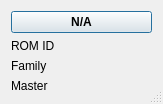
<ui version="4.0" >
 <class>devvirtualui</class>
 <widget class="QDialog" name="devvirtualui" >
  <property name="windowModality" >
   <enum>Qt::NonModal</enum>
  </property>
  <property name="geometry" >
   <rect>
    <x>0</x>
    <y>0</y>
    <width>163</width>
    <height>103</height>
   </rect>
  </property>
  <property name="focusPolicy" >
   <enum>Qt::StrongFocus</enum>
  </property>
  <property name="windowTitle" >
   <string>Valve</string>
  </property>
  <property name="windowIcon" >
   <iconset resource="../onewire.qrc" >
    <normaloff>:/images/images/kfm_home.png</normaloff>:/images/images/kfm_home.png</iconset>
  </property>
  <property name="sizeGripEnabled" >
   <bool>true</bool>
  </property>
  <property name="modal" >
   <bool>false</bool>
  </property>
  <layout class="QGridLayout" name="gridLayout" >
   <item row="0" column="0" colspan="3" >
    <widget class="QPushButton" name="valueui" >
     <property name="sizePolicy" >
      <sizepolicy vsizetype="Minimum" hsizetype="Ignored" >
       <horstretch>0</horstretch>
       <verstretch>0</verstretch>
      </sizepolicy>
     </property>
     <property name="font" >
      <font>
       <weight>75</weight>
       <bold>true</bold>
      </font>
     </property>
     <property name="text" >
      <string>N/A</string>
     </property>
    </widget>
   </item>
   <item row="1" column="0" colspan="2" >
    <widget class="QLabel" name="labelromid" >
     <property name="sizePolicy" >
      <sizepolicy vsizetype="Preferred" hsizetype="Preferred" >
       <horstretch>1</horstretch>
       <verstretch>0</verstretch>
      </sizepolicy>
     </property>
     <property name="text" >
      <string>ROM ID</string>
     </property>
    </widget>
   </item>
   <item row="2" column="0" colspan="2" >
    <widget class="QLabel" name="labelfamily" >
     <property name="sizePolicy" >
      <sizepolicy vsizetype="Preferred" hsizetype="Preferred" >
       <horstretch>1</horstretch>
       <verstretch>0</verstretch>
      </sizepolicy>
     </property>
     <property name="text" >
      <string>Family</string>
     </property>
    </widget>
   </item>
   <item row="3" column="0" colspan="2" >
    <widget class="QLabel" name="labelmaster" >
     <property name="sizePolicy" >
      <sizepolicy vsizetype="Preferred" hsizetype="Preferred" >
       <horstretch>1</horstretch>
       <verstretch>0</verstretch>
      </sizepolicy>
     </property>
     <property name="text" >
      <string>Master</string>
     </property>
    </widget>
   </item>
  </layout>
 </widget>
 <resources>
  <include location="../onewire.qrc" />
  <include location="../onewire.qrc" />
  <include location="../onewire.qrc" />
  <include location="../onewire.qrc" />
  <include location="../onewire.qrc" />
  <include location="../onewire.qrc" />
 </resources>
 <connections/>
</ui>
